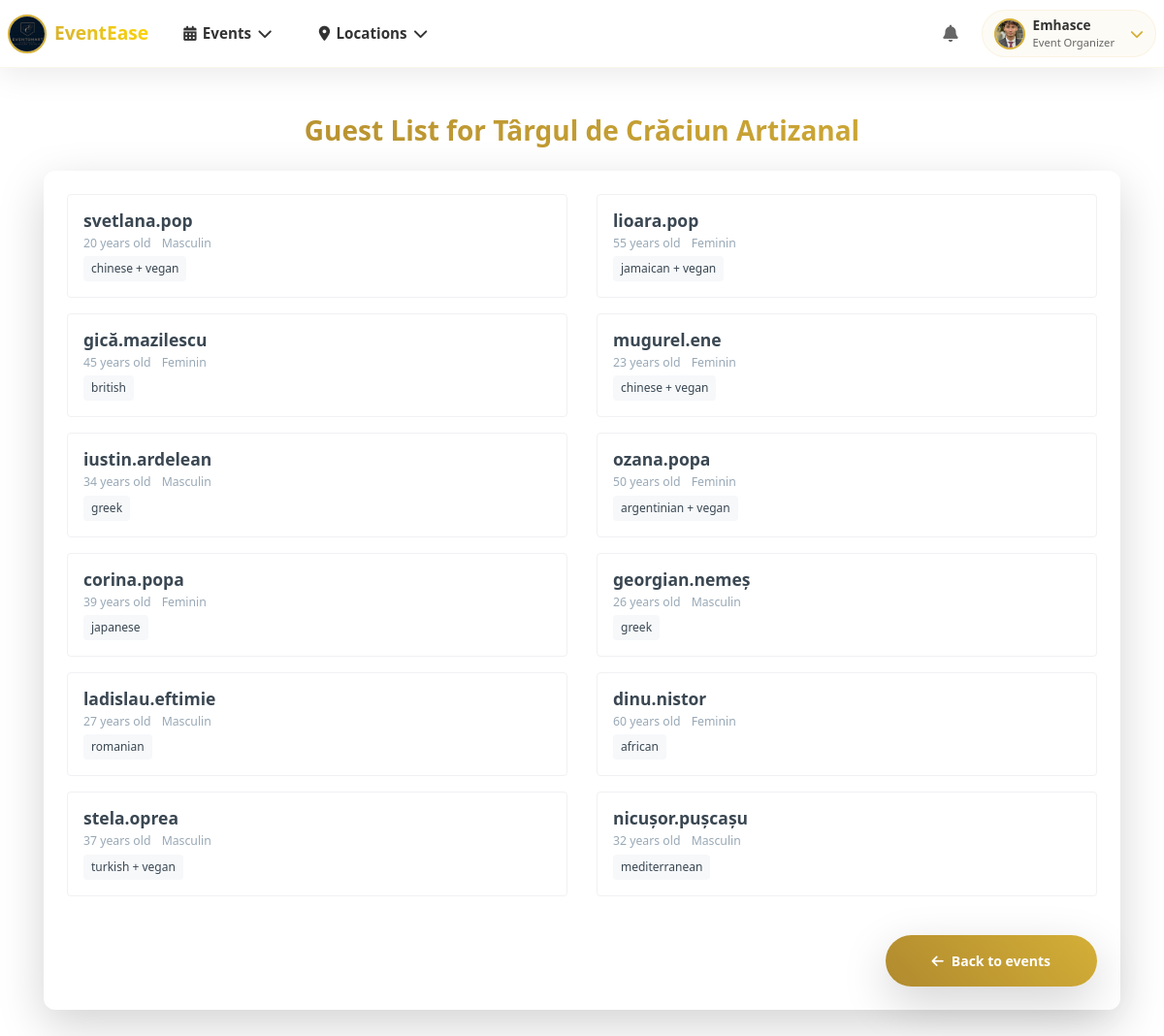
The page /event/22/guest_list/ (signed in) on the database its author committed.
### base/models.py (models this page shows, shortened)
class Profile(models.Model):
    user = models.ForeignKey(User, on_delete=models.CASCADE, null=True, blank=True)
    username = models.CharField(max_length=150, unique=True)
    password = models.CharField(max_length=128)
    email = models.EmailField()
    description = models.TextField(null=True, blank=True)
    photo = models.ImageField(upload_to='profile_photos/', null=True, blank=True, default="poze_invitati/male.png")
    cv_file = models.FileField(upload_to='cv_folder', null=True, blank=True)
    approved = models.BooleanField(default=False)
    number = models.CharField(max_length=15,default="+(40) 748364823")
    age = models.IntegerField(default=20)
    first_name = models.CharField(null=True, blank=True,max_length=15)
    last_name = models.CharField(null=True, blank=True,max_length=15)
    location = models.CharField(null=True, blank=True,max_length=60)
    street = models.CharField(null=True, blank=True,max_length=100)
    zip_code = models.CharField(null=True, blank=True,max_length=10)
    facebook = models.CharField(null=True, blank=True,max_length=100)
    instagram = models.CharField(null=True, blank=True,max_length=100)
    work_link = models.CharField(null=True, blank=True,max_length=100)
    google_link = models.CharField(null=True, blank=True,max_length=100)
    country = models.CharField(null=True, blank=True,max_length=100)
    created_at = models.DateTimeField(auto_now_add=True)
    welcome_email_sent = models.BooleanField(default=False)
    USER_TYPE_CHOICES = (
        ('admin', 'Admin'),
        ('organizer', 'Organizer'),
        ('guest', 'Guest'),
        ('staff', 'Staff')
    )
    user_type = models.CharField(
        max_length=20,
        choices=USER_TYPE_CHOICES,
        default='guest'
    )

class Event(models.Model):
    location = models.ForeignKey(Location, on_delete=models.SET_NULL, null=True, blank=True)
    event_name = models.CharField(max_length=100)
    event_date = models.DateField()
    event_time = models.TimeField()
    event_description = models.TextField(null=True, blank=True)
    created_at = models.DateTimeField(auto_now_add=True)
    guests = models.ManyToManyField(Guests, related_name='events', blank=True)
    completed = models.BooleanField(default=False)
    types = models.ManyToManyField(Type, blank=True)
    cost = models.DecimalField(max_digits=10, decimal_places=2, default=3000)
    updated_at = models.DateTimeField(auto_now=True)
    is_canceled = models.BooleanField(default=False)
    organized_by = models.ForeignKey(
        User,
        on_delete=models.CASCADE,
        related_name="organized_events",
        blank=True,
        null=True
    )

class Guests(models.Model):
    profile = models.OneToOneField(Profile, on_delete=models.CASCADE, related_name='guest_profile', null=True)
    GENDER_CHOICES = [
        ('M', 'Masculin'),
        ('F', 'Feminin')
        ]
    SPICY_LEVELS = [
        ('none', 'None'),
        ('low', 'Low'),
        ('medium', 'Medium'),
        ('high', 'High')
    ]
    age = models.IntegerField(null=True, blank=True)
    gender = models.CharField(max_length=1, choices=GENDER_CHOICES, null=True, blank=True)
    picture = models.ImageField(upload_to='poze_invitati/', null=True, blank=True)
    cuisine_preference = models.CharField(max_length=50, choices=REGION_CHOICES ,blank=True, null=True)
    diet_preference = models.CharField(max_length=15, choices=DIET_CHOICES, default='none')
    allergens = models.ManyToManyField(Allergen, blank=True)
    medical_conditions = models.ManyToManyField('MedicalCondition', blank=True)
    custom_medical_notes = models.TextField(null=True, blank=True)
    spicy_food = models.CharField(max_length=10, choices=SPICY_LEVELS, default='none', blank=True, null=True)
    state = models.BooleanField(default=False)
    texture_preference = models.CharField(max_length=10, choices=TEXTURE_CHOICES, default='none', blank=True, null=True)
    nutrition_goal = models.CharField(max_length=15, choices=NUTRITION_GOAL_CHOICES, default='none', blank=True, null=True)
    temp_preference = models.CharField(max_length=5, choices=TEMP_CHOICES, default='hot', blank=True, null=True)
    preferred_course = models.CharField(max_length=20, choices=[('appetizer','Appetizer'),('main','Main'),('dessert','Dessert'),('drink','Drink')], blank=True, null=True)
    @property
    def vegan(self):
        return self.diet_preference == 'vegan'

### base/views.py (the view)
@login_required
def guest_list(request, event_id):
    event = get_object_or_404(
        Event.objects.prefetch_related('guests__profile'),
        id=event_id
    )
    return render(request, 'base/guest_list.html', {
        'event': event,
        'guests': event.guests.all()
    })

### base/context_processors.py (called while the page is built)
def media_url(request):
    return {
        'MEDIA_URL': settings.MEDIA_URL
    }

### base/templates/base/guest_list.html (shortened to what this page needs)
{% extends 'main.html' %}
{% block content %}
<div class="container mt-5">
    <h2 class="text-center mb-4" style="background: linear-gradient(45deg, #B08A2E, #D4AF37); -webkit-background-clip: text; -webkit-text-fill-color: transparent; background-clip: text;">
        Guest List for {{ event.event_name }}
    </h2>
    <div class="card shadow-lg border-0">
        <div class="card-body p-4">
            {% if event.guests.all %}
                <div class="row">
                    {% for guest in event.guests.all %}
                        <div class="col-md-6 mb-3">
                            <div class="guest-card p-3 border rounded">
                                <div class="d-flex align-items-center">
                                    <div>
                                        <h5 class="mb-1">{{ guest.profile.username }}</h5>
                                        <div class="text-muted small">
                                            {% if guest.age %}<span class="me-2">{{ guest.age }} years old</span>{% endif %}
                                            {% if guest.gender %}<span>{{ guest.get_gender_display }}</span>{% endif %}
                                        </div>
                                        {% if guest.cuisine_preference %}
                                            <div class="mt-1">
                                                <span class="badge bg-light text-dark">
                                                    {{ guest.cuisine_preference }}
                                                    {% if guest.vegan %}+ vegan{% endif %}
                                                </span>
                                            </div>
                                        {% endif %}
                                    </div>
                                </div>
                            </div>
                        </div>
                    {% endfor %}
                </div>
            {% else %}
                <p class="text-muted text-center">No guests registered.</p>
            {% endif %}
            <div class="d-flex justify-content-center mt-4">
                <a href="{% url 'my_events' %}" class="btn btn-gradient px-5 py-3 rounded-pill shadow-lg">
                    <i class="fas fa-arrow-left me-2"></i>Back to events
                </a>
            </div>
        </div>
    </div>
</div>
{% endblock %}

### templates/navbar.html (shortened to what this page needs)
<nav class="modern-navbar" id="modernNavbar">
    <div class="navbar-container">
        <div class="navbar-left">
            <a href="{% url 'home-organizer' %}" class="navbar-brand">
                <img class="navbar-logo" src="{{ MEDIA_URL }}logos/logo.jpg" alt="EventEase Logo">
                <span class="brand-text">EventEase</span>
            </a>
            {% if request.user.is_authenticated %}
            <div class="nav-dropdown">
                <span>
                    <i class="fas fa-calendar-alt"></i>
                    Events
                    <i class="fas fa-chevron-down"></i>
                </span>
            </div>
            <div class="nav-dropdown">
                <span>
                    <i class="fas fa-map-marker-alt"></i>
                    Locations
                    <i class="fas fa-chevron-down"></i>
                </span>
            </div>
            {% endif %}
        </div>
        {% if request.user.is_authenticated %}
        <div class="navbar-right">
            <div class="notifications-container">
                <button id="navbarNotificationBtn" class="notification-btn" type="button">
                    <i class="fas fa-bell"></i>
                </button>
            </div>
            <div class="profile-section">
                {% if request.user.profile_set.first.photo %}
                <img src="{{ request.user.profile_set.first.photo.url }}" alt="Profile" class="profile-avatar">
                {% else %}
                <img src="{{ MEDIA_URL }}poze_invitati/ProfilePicDefault.jpg" alt="Profile" class="profile-avatar">
                {% endif %}
                <div class="profile-info">
                    <span class="profile-name">{{ user.username }}</span>
                    <span class="profile-role">Event Organizer</span>
                </div>
                <i class="fas fa-chevron-down profile-chevron"></i>
            </div>
        </div>
        {% endif %}
    </div>
</nav>

### static/css/styles.css (style rules this page uses)
body { font-family: Arial, sans-serif; background-color: #FAF9F6; margin: 0; }
a { color: #D4AF37; text-decoration: none; }
.task_manager span, a { margin-left: auto; }
:root { --primary-color: #2E8B57; --secondary-color: #D4AF37; --text-color: #002B5B; }

### static/css/home-page.css (style rules this page uses)
* { font-weight:500; font-family:'Segoe UI', Tahoma, Geneva, Verdana, sans-serif }
*:after, *:before { padding:0; margin:0; box-sizing: border-box; }

### templates/navbar.html (style rules this page uses)
.modern-navbar { background: rgba(255, 255, 255, 0.95); backdrop-filter: blur(20px); -webkit-backdrop-filter: blur(20px); box-shadow: 0 8px 32px rgba(0, 0, 0, 0.08); border-bottom: 1px solid rgba(212, 175, 55, 0.1); position: sticky; top: 0; z-index: 1000; padding: 0.5rem 0; transition: all 0.3s cubic-bezier(0.4, 0, 0.2, 1); height: 70px; display: flex; align-items: center; }
.navbar-container { max-width: none; margin: 0; padding: 0 0.5rem; display: flex; align-items: center; justify-content: space-between; width: 100%; height: 100%; }
.navbar-left { display: flex; align-items: center; gap: 1.5rem; }
.navbar-right { display: flex; align-items: center; gap: 1rem; }
.navbar-brand { display: flex; align-items: center; text-decoration: none; gap: 0.5rem; transition: transform 0.3s ease; }
.navbar-logo { width: 40px; height: 40px; border-radius: 50%; border: 2px solid #D4AF37; transition: all 0.3s ease; object-fit: cover; }
.brand-text { font-size: 1.2rem; font-weight: 600; background: linear-gradient(45deg, #D4AF37, #FFD700); -webkit-background-clip: text; -webkit-text-fill-color: transparent; background-clip: text; }
.nav-dropdown { position: relative; display: flex; align-items: center; cursor: pointer; }
.nav-dropdown > span { color: #333; font-weight: 600; padding: 0.5rem 0.75rem; cursor: pointer; border-radius: 6px; transition: all 0.3s ease; position: relative; display: flex; align-items: center; gap: 0.4rem; font-size: 0.95rem; }
.nav-dropdown > span::after { content: ''; width: 0; height: 2px; background: linear-gradient(45deg, #D4AF37, #FFD700); position: absolute; bottom: 0; left: 50%; transform: translateX(-50%); transition: width 0.3s ease; }
.nav-dropdown .fa-chevron-down { transition: transform 0.3s ease; }
.notifications-container { position: relative; }
.notification-btn { position: relative; background: none; border: none; cursor: pointer; padding: 0.5rem; border-radius: 50%; transition: all 0.3s ease; color: #666; font-size: 1.1rem; }
.profile-section { position: relative; display: flex; align-items: center; gap: 0.5rem; cursor: pointer; padding: 0.3rem 0.75rem; border-radius: 25px; transition: all 0.3s ease; background: rgba(212, 175, 55, 0.05); border: 1px solid rgba(212, 175, 55, 0.1); }
.profile-avatar { width: 32px; height: 32px; border-radius: 50%; border: 2px solid #D4AF37; object-fit: cover; transition: all 0.3s ease; }
.profile-info { display: flex; flex-direction: column; align-items: flex-start; }
.profile-name { font-weight: 600; color: #333; font-size: 0.85rem; }
.profile-role { font-size: 0.7rem; color: #666; }
.profile-chevron { color: #D4AF37; transition: transform 0.3s ease; margin-left: 0.5rem; }
body { overflow-x: hidden; }
.modern-navbar { animation: fadeInDown 0.6s ease-out; }

### base/templates/base/guest_list.html (style rules this page uses)
.guest-card { transition: transform 0.2s, box-shadow 0.2s; height: 100%; }
.badge { font-size: 0.75rem; font-weight: normal; }
.btn-gradient { background: linear-gradient(45deg, #B08A2E, #D4AF37); color: white; font-weight: bold; transition: all 0.3s ease-in-out; box-shadow: 0 4px 10px rgba(0, 0, 0, 0.2); border: none; }

### rows shown on the page
Event: event_name "Târgul de Crăciun Artizanal"
Guests: profile.username "svetlana.pop", age "20", gender "Masculin", cuisine_preference "chinese", diet_preference "+ vegan"
Guests: profile.username "lioara.pop", age "55", gender "Feminin", cuisine_preference "jamaican", diet_preference "+ vegan"
Guests: profile.username "gică.mazilescu", age "45", gender "Feminin", cuisine_preference "british"
Guests: profile.username "mugurel.ene", age "23", gender "Feminin", cuisine_preference "chinese", diet_preference "+ vegan"
Guests: profile.username "iustin.ardelean", age "34", gender "Masculin", cuisine_preference "greek"
Guests: profile.username "ozana.popa", age "50", gender "Feminin", cuisine_preference "argentinian", diet_preference "+ vegan"
Guests: profile.username "corina.popa", age "39", gender "Feminin", cuisine_preference "japanese"
Guests: profile.username "georgian.nemeș", age "26", gender "Masculin", cuisine_preference "greek"
Guests: profile.username "ladislau.eftimie", age "27", gender "Masculin", cuisine_preference "romanian"
Guests: profile.username "dinu.nistor", age "60", gender "Feminin", cuisine_preference "african"
Guests: profile.username "stela.oprea", age "37", gender "Masculin", cuisine_preference "turkish", diet_preference "+ vegan"
Guests: profile.username "nicușor.pușcașu", age "32", gender "Masculin", cuisine_preference "mediterranean"

### other values the page prints
{{ user.username }} "Emhasce"
